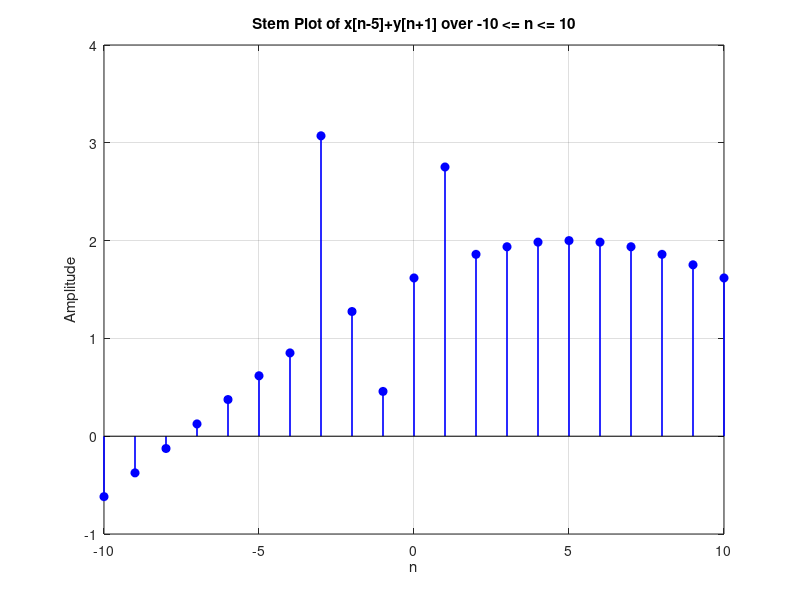

The MATLAB source for this figure:
n = -10:10;

x = 2 * cos(0.04 * pi * (n-5));
y = zeros(size(n+1));
y(n+1 == -2) = 2;
y(n+1 == 0) = -1;
y(n+1 == 2) = 1;

figure;
stem(n, x+y, 'b', 'MarkerFaceColor', 'b', 'LineWidth', 1.2);
xlabel('n');
ylabel('Amplitude');
grid on;
title('Stem Plot of x[n-5]+y[n+1] over -10 <= n <= 10');
